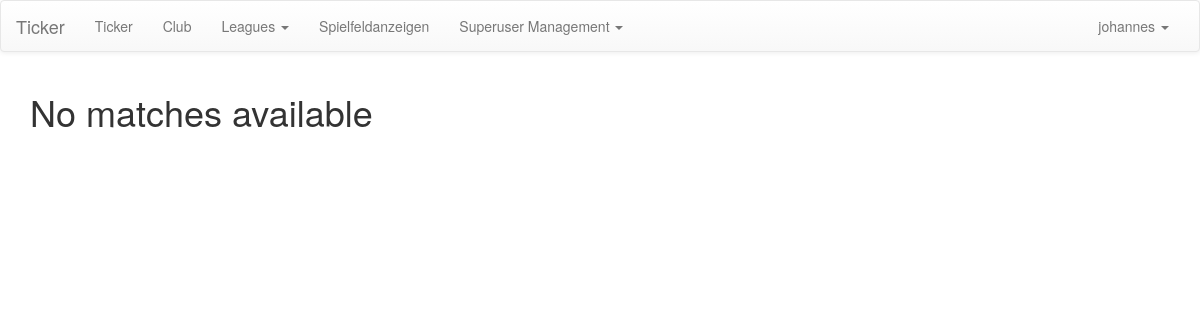
Before: /ticker/manage/ticker/ (signed in) with the older database file.
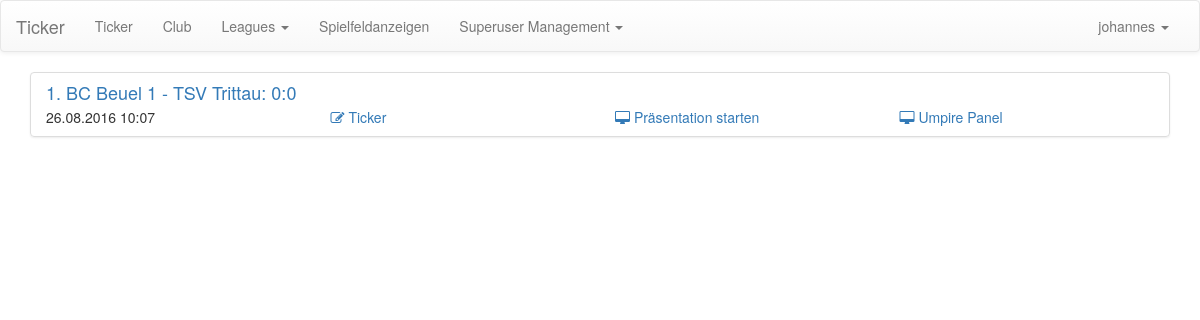
After: the same page with the newer database file.
### ticker/models/matchstructure.py (models this page shows, shortened)
class Match(models.Model):
    match_time = models.DateTimeField()
    create_time = models.DateTimeField(auto_now=True)
    canceled = models.BooleanField(default=False)
    rule = models.ForeignKey(Rules)
    team_a = models.ForeignKey(Team, related_name='team_a')
    team_b = models.ForeignKey(Team, related_name='team_b')
    games = ManyToManyField(Game, blank=True)
    @staticmethod
    def all_matches():
        matches = Match.objects.filter(canceled=False)
        return matches
    def get_all_games(self):
        return self.games.all()
    def get_score(self):
        games = self.get_all_games()
        score_team_a = 0
        score_team_b = 0
        for game in games:
            if not game.is_finished(self.rule):
                continue
        return [score_team_a, score_team_b]

class Game(models.Model):
    name = models.CharField(max_length=64)
    player_a = ManyToManyField(Player, related_name='player_a', blank=True)
    player_b = ManyToManyField(Player, related_name='player_b', blank=True)
    sets = ManyToManyField(Set, blank=True)
    game_types = (('single', 'Herreneinzel'),
                  ('womansingle', 'Dameneinzel'),
                  ('men_double', 'Herrendoppel'),
                  ('women_double', 'Frauendoppel'),
                  ('mixed', 'Mixed'))
    current_set = models.IntegerField(default=1)
    game_type = models.CharField(max_length=32, choices=game_types)
    presses_json = models.TextField(default=None, blank=True, null=True)
    def is_finished(self, rule):
        return self.is_won(rule)
    def get_set_score(self, rule):
        won_team_a = 0
        won_team_b = 0
        for set in self.sets.all():
            if set.set_won_by_team_a(rule):
                won_team_a += 1
            if set.set_won_by_team_b(rule):
                won_team_b += 1
        return [won_team_a, won_team_b]
    def is_won(self, rule):
        won_team_a, won_team_b = self.get_set_score(rule)
        if won_team_a == 3 or won_team_b == 3:
            return True
        return False

class Set(models.Model):
    set_number = models.IntegerField(default=1)
    points_team_a = ManyToManyField(Point, related_name='points_team_a', blank=True)
    points_team_b = ManyToManyField(Point, related_name='points_team_b', blank=True)
    def set_won_by_team_a(self, rule):
        score = self.get_score()
        return rule.team_a_won(score)
    def set_won_by_team_b(self, rule):
        score = self.get_score()
        return rule.team_b_won(score)
    def get_score(self):
        return [self.points_team_a.filter(canceled=False).count(),
                self.points_team_b.filter(canceled=False).count()]

### ticker/models/player_clubs.py (models this page shows, shortened)
class Team(models.Model):
    parent_club = models.ForeignKey(Club, CASCADE, default=1)
    team_name = models.CharField(max_length=255)
    players = models.ManyToManyField(Player, blank=True)
    fields = models.ManyToManyField('PlayingField', blank=True)
    def get_name(self):
        return self.team_name

### ticker/views/user_interface.py (the view, shortened to what this page needs)
@login_required
def manage_ticker(request):
    if request.user.is_superuser:
        matches = Match.all_matches()
    return render(request, 'user/manage_ticker.html', dict(matches=matches))

### ticker/models/matchstructure.py (called while the page is built)
    def team_a_won(self, score):
        if score[0] == 11 and (score[0] - score[1]) >= 2:
            return True
        if score[0] > 11 and (score[0] - score[1]) == 2:
            return True
        if score[0] == 15 and score[1] == 14:
            return True
        return False

    def team_b_won(self, score):
        return self.team_a_won(list(reversed(score)))

### ticker/templatetags/custom_tags.py (called while the page is built)
@register.filter
def get_club(user):
    assert(isinstance(user, User))
    p = Profile.objects.filter(user=user).first()
    if p is None:
        return None
    return p.associated_club

@register.filter
def get_leagues_club(user):
    club = get_club(user)
    leagues = League.objects.filter(teams__parent_club=club).distinct()
    return leagues

### ticker/templates/user/manage_ticker.html (shortened to what this page needs)
{% extends 'user/manage_base.html' %}
{% load staticfiles %}
{% block content %}
    <div class="container">
        <div class="row">
            <div class="col-sm-12">
                <ul class="list-group">
                    {% for match in matches %}
                        <li class="list-group-item">
                            <h4 class="list-group-item-heading">
                                <a href="{% url 'manage_ticker_interface' match.id %}">
                                    {{ match.team_a.get_name }} - {{ match.team_b.get_name }}: {{ match.get_score.0 }}:{{ match.get_score.1 }}
                                </a>
                            </h4>
                            <div class="list-group-item-text">
                                <div class="row">
                                    <div class="col-sm-3">
                                        {{ match.match_time|date:"d.m.Y H:i" }}
                                    </div>
                                    <div class="col-sm-3">
                                        <a href="{% url 'manage_ticker_interface' match.id %}"><i class="fa fa-edit"></i> Ticker</a>
                                    </div>
                                    <div class="col-sm-3">
                                        <a href="{% url 'presentation_view' 0 match.id %}"><i class="fa fa-desktop"></i> Präsentation starten</a>
                                    </div>
                                    <div class="col-sm-3">
                                        <a href="{% static 'bup/cur/bup.html' %}#jt_id={{match.id}}"><i class="fa fa-desktop"></i> Umpire Panel</a>
                                    </div>
                                </div>
                            </div>
                        </li>
                    {% endfor %}
                </ul>
                {% if matches|length_is:0 %}
                    <h1>No matches available</h1>
                {% endif %}
            </div>
        </div>
    </div>
{% endblock %}

Changed rows visible on the page:
added Match: team_a.get_name "1. BC Beuel 1", team_b.get_name "TSV Trittau", get_score.0 "0", get_score.1 "0", match_time "26.08.2016 10:07"
Other visible differences:
text no longer shown: "No matches available"
